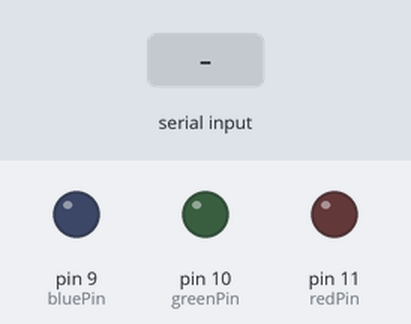
Recording of a sketch running on a simulated Arduino Uno, built with avr-gcc and run on an emulated ATmega328P. Parts: output pins drawn as LEDs (lit = HIGH). The inputs (shaded band) are chosen by the test bench.

Above: at 1.2 s.
1.3 s: "red\n" received over Serial
At 1.8 s:
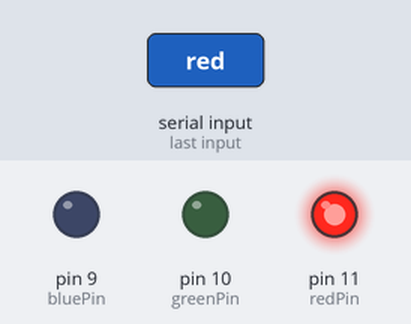
2.8 s: "green\n" received over Serial
At 4.0 s:
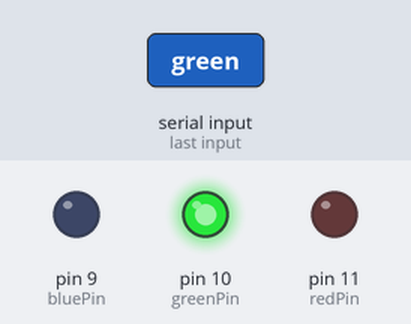
4.3 s: "blue\n" received over Serial
At 5.3 s:
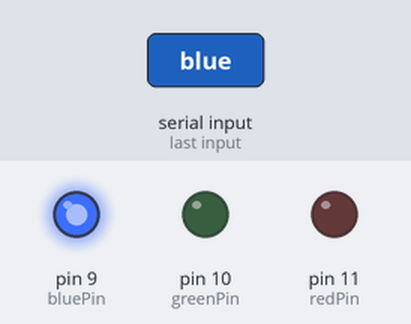
Timing chart, 0 to 7.3 s (numbered marks = the images above; inputs shaded):
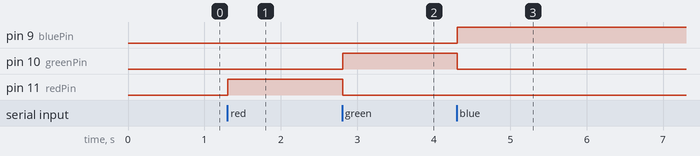

Measured:
- after the input at 1.3 s, pin 11 (redPin): LOW → HIGH at once
- after the input at 2.8 s, pin 10 (greenPin): LOW → HIGH at once; pin 11 (redPin): HIGH → LOW at once
- after the input at 4.3 s, pin 9 (bluePin): LOW → HIGH at once; pin 10 (greenPin): HIGH → LOW at once

The sketch:

baconbanana.ino
```cpp
const int redPin = 11;
const int greenPin = 10;
const int bluePin = 9;

void setup() {
  pinMode(redPin, OUTPUT);
  pinMode(greenPin, OUTPUT);
  pinMode(bluePin, OUTPUT);
    Serial.begin(9600);
}

void loop() {
     String input = "";
      if (Serial.available()) {
    input = Serial.readStringUntil('\n'); // Read until newline
    input.trim(); // Remove any spaces or newline characters
    input.toLowerCase();
      }

if (input == "red") {
       analogWrite(redPin, 255);
    analogWrite(greenPin, 0);
    analogWrite(bluePin, 0);
    }

  if (input == "green") {
       analogWrite(redPin, 0);
    analogWrite(greenPin, 255);
    analogWrite(bluePin, 0);
    }

  if (input == "blue") {
       analogWrite(redPin, 0);
    analogWrite(greenPin, 0);
    analogWrite(bluePin, 255);
    }

}
```
